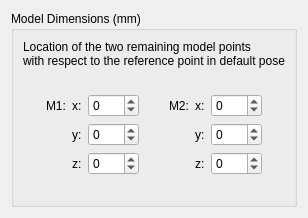
         <widget class="QWidget" name="tab_7">
          <attribute name="title">
           <string>Custom</string>
          </attribute>
          <layout class="QVBoxLayout" name="verticalLayout_15">
           <item>
            <widget class="QGroupBox" name="groupBox_7">
             <property name="title">
              <string>Model Dimensions (mm)</string>
             </property>
             <layout class="QVBoxLayout" name="verticalLayout_12">
              <item>
               <widget class="QLabel" name="label_56">
                <property name="text">
                 <string>&lt;html&gt;&lt;head/&gt;&lt;body&gt;&lt;p&gt;Location of the two remaining model points&lt;br/&gt;with respect to the reference point in default pose&lt;/p&gt;&lt;/body&gt;&lt;/html&gt;</string>
                </property>
               </widget>
              </item>
              <item>
               <spacer name="verticalSpacer_4">
                <property name="orientation">
                 <enum>Qt::Vertical</enum>
                </property>
                <property name="sizeHint" stdset="0">
                 <size>
                  <width>20</width>
                  <height>20</height>
                 </size>
                </property>
               </spacer>
              </item>
              <item>
               <layout class="QHBoxLayout" name="horizontalLayout_14">
                <item>
                 <spacer name="horizontalSpacer_14">
                  <property name="orientation">
                   <enum>Qt::Horizontal</enum>
                  </property>
                  <property name="sizeHint" stdset="0">
                   <size>
                    <width>20</width>
                    <height>20</height>
                   </size>
                  </property>
                 </spacer>
                </item>
                <item>
                 <layout class="QGridLayout" name="gridLayout_4">
                  <item row="3" column="2">
                   <widget class="QSpinBox" name="m1z_spin">
                    <property name="minimum">
                     <number>-999</number>
                    </property>
                    <property name="maximum">
                     <number>999</number>
                    </property>
                   </widget>
                  </item>
                  <item row="2" column="1">
                   <widget class="QLabel" name="label_58">
                    <property name="text">
                     <string>y:</string>
                    </property>
                   </widget>
                  </item>
                  <item row="2" column="2">
                   <widget class="QSpinBox" name="m1y_spin">
                    <property name="minimum">
                     <number>-999</number>
                    </property>
                    <property name="maximum">
                     <number>999</number>
                    </property>
                   </widget>
                  </item>
                  <item row="3" column="1">
                   <widget class="QLabel" name="label_57">
                    <property name="text">
                     <string>z:</string>
                    </property>
                   </widget>
                  </item>
                  <item row="1" column="0">
                   <widget class="QLabel" name="label_60">
                    <property name="text">
                     <string>M1:</string>
                    </property>
                   </widget>
                  </item>
                  <item row="1" column="2">
                   <widget class="QSpinBox" name="m1x_spin">
                    <property name="minimum">
                     <number>-999</number>
                    </property>
                    <property name="maximum">
                     <number>999</number>
                    </property>
                   </widget>
                  </item>
                  <item row="1" column="1">
                   <widget class="QLabel" name="label_63">
                    <property name="text">
                     <string>x:</string>
                    </property>
                   </widget>
                  </item>
                 </layout>
                </item>
                <item>
                 <spacer name="horizontalSpacer_15">
                  <property name="orientation">
                   <enum>Qt::Horizontal</enum>
                  </property>
                  <property name="sizeHint" stdset="0">
                   <size>
                    <width>20</width>
                    <height>20</height>
                   </size>
                  </property>
                 </spacer>
                </item>
                <item>
                 <layout class="QGridLayout" name="gridLayout_5">
                  <item row="1" column="2">
                   <widget class="QSpinBox" name="m2x_spin">
                    <property name="minimum">
                     <number>-999</number>
                    </property>
                    <property name="maximum">
                     <number>999</number>
                    </property>
                   </widget>
                  </item>
                  <item row="1" column="1">
                   <widget class="QLabel" name="label_67">
                    <property name="text">
                     <string>x:</string>
                    </property>
                   </widget>
                  </item>
                  <item row="3" column="1">
                   <widget class="QLabel" name="label_69">
                    <property name="text">
                     <string>z:</string>
                    </property>
                   </widget>
                  </item>
                  <item row="2" column="2">
                   <widget class="QSpinBox" name="m2y_spin">
                    <property name="minimum">
                     <number>-999</number>
                    </property>
                    <property name="maximum">
                     <number>999</number>
                    </property>
                   </widget>
                  </item>
                  <item row="2" column="1">
                   <widget class="QLabel" name="label_70">
                    <property name="text">
                     <string>y:</string>
                    </property>
                   </widget>
                  </item>
                  <item row="1" column="0">
                   <widget class="QLabel" name="label_64">
                    <property name="text">
                     <string>M2:</string>
                    </property>
                   </widget>
                  </item>
                  <item row="3" column="2">
                   <widget class="QSpinBox" name="m2z_spin">
                    <property name="suffix">
                     <string/>
                    </property>
                    <property name="minimum">
                     <number>-999</number>
                    </property>
                    <property name="maximum">
                     <number>999</number>
                    </property>
                   </widget>
                  </item>
                 </layout>
                </item>
                <item>
                 <spacer name="horizontalSpacer_16">
                  <property name="orientation">
                   <enum>Qt::Horizontal</enum>
                  </property>
                  <property name="sizeHint" stdset="0">
                   <size>
                    <width>20</width>
                    <height>20</height>
                   </size>
                  </property>
                 </spacer>
                </item>
               </layout>
              </item>
              <item>
               <spacer name="verticalSpacer_3">
                <property name="orientation">
                 <enum>Qt::Vertical</enum>
                </property>
                <property name="sizeHint" stdset="0">
                 <size>
                  <width>20</width>
                  <height>20</height>
                 </size>
                </property>
               </spacer>
              </item>
             </layout>
            </widget>
           </item>
          </layout>
         </widget>
